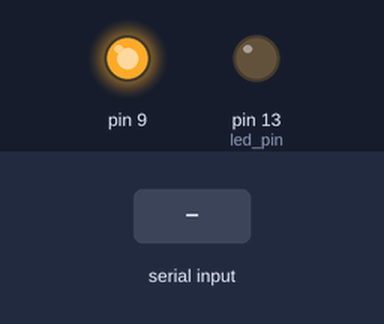
The sketch below on a simulated Arduino Uno, built with avr-gcc and run on an emulated ATmega328P. Shown: output pins drawn as LEDs (lit = HIGH). Dashed ring = blinking. Inputs (shaded band) come from the test bench. No radio packets arrive unless stated.

Above: at 1.2 s.
1.3 s: "1" received over Serial
At 4.2 s:
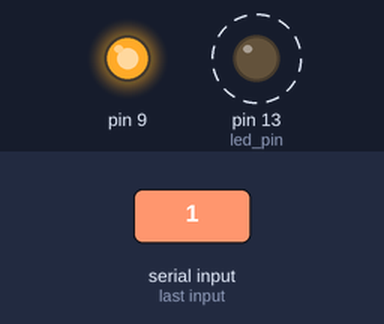
4.3 s: "." received over Serial
At 5.0 s:
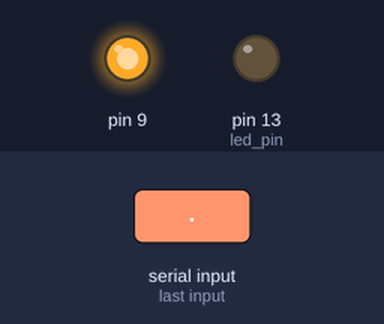
5.8 s: "0" received over Serial
At 6.7 s:
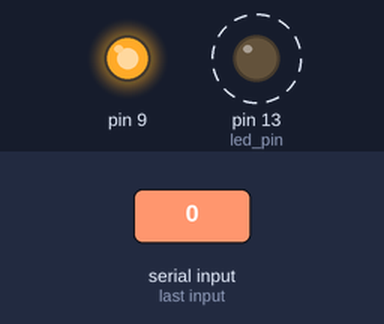
Timing chart, 0 to 14.8 s (numbered marks = the images above; inputs shaded):
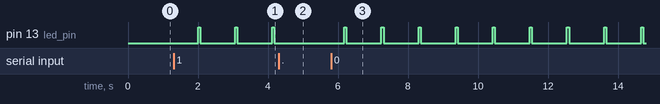

Measured:
- after the input at 1.3 s, pin 13 (led_pin): alternates HIGH for 0.06 s and LOW for 1.0 s, starting after 0.70 s
- after the input at 4.3 s, pin 13 (led_pin): stays LOW (without the input it goes to HIGH after 0.88 s)
- after the input at 5.8 s, pin 13 (led_pin): alternates HIGH for 0.06 s and LOW for 1.0 s, starting after 0.38 s

The sketch:

transmitter_hello_test.ino
```cpp
#include <VirtualWire.h>

const int led_pin = 13; // Пин светодиода
const int transmit_pin = 8; // Пин подключения передатчика
byte incomingByte;
char msg[200];
int index=0;

void setup()
{
  pinMode(9,OUTPUT);
  digitalWrite(9,HIGH);
  Serial.begin(9600);
  vw_set_tx_pin(transmit_pin);
  vw_setup(2000);       // Скорость передачи (Бит в секунду)
  pinMode(led_pin, OUTPUT);
 memset(msg, 0, sizeof(msg));
 index = 0;
}

void loop()
{
  while (Serial.available() > 0)
  {
     // read the incoming byte:
     incomingByte = Serial.read();
     //sprintf(msg, "Read:%c", incomingByte);
     if(incomingByte == '.')
     {
       memset(msg, 0, sizeof(msg));
       index = 0;
     } else {
       msg[index++] = incomingByte;
     }
  }

  if(strlen(msg) > 0)
 {
   //strcpy(msg, "Hello World"); // Передаваемое сообщение
  digitalWrite(led_pin, HIGH); // Зажигаем светодиод в начале передачи
  vw_send((uint8_t *)msg, strlen(msg)); // Отправка сообщения
  vw_wait_tx(); // Ожидаем окончания отправки сообщения
  digitalWrite(led_pin, LOW); // Гасим светодиод в конце передачи
 }
  delay(1000); // Пауза 1 секунда
}
```
